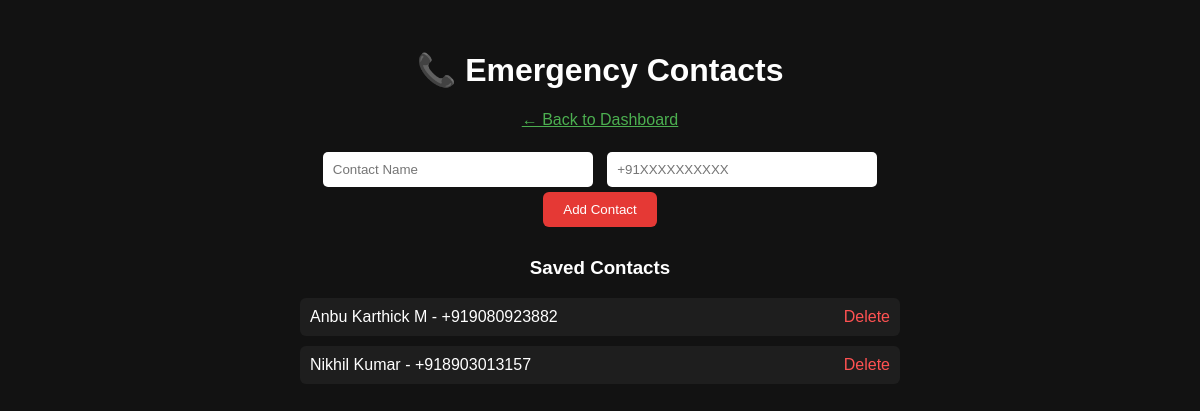
Screenshot of /contacts with the database file from the repository.
### tables this page shows
CREATE TABLE contacts (
    id INTEGER PRIMARY KEY AUTOINCREMENT,
    name TEXT,
    phone TEXT
);

### app.py (the view, shortened to what this page needs)
@app.route("/contacts", methods=["GET", "POST"])
def contacts():
    conn = sqlite3.connect("alerts.db")
    cursor = conn.cursor()
    cursor.execute("SELECT * FROM contacts")
    contacts = cursor.fetchall()
    conn.close()
    return render_template("contacts.html", contacts=contacts)

### templates/contacts.html (shortened to what this page needs)
<!DOCTYPE html>
<html>
<head>
</head>
<body>
<div class="container">
<h1>📞 Emergency Contacts</h1>
<a href="/admin" style="color:#4caf50;">← Back to Dashboard</a>
<br><br>
<form method="POST">
    <input type="text" name="name" placeholder="Contact Name" required>
    <input type="text" name="phone" placeholder="+91XXXXXXXXXX" required>
    <br>
    <button type="submit">Add Contact</button>
</form>
<h3 style="margin-top:30px;">Saved Contacts</h3>
{% if contacts %}
    {% for contact in contacts %}
        <div class="contact-card">
            <span>{{ contact[1] }} - {{ contact[2] }}</span>
            <a href="/delete_contact/{{ contact[0] }}"
               class="delete-btn"
               onclick="return confirm('Delete this contact?')">
               Delete
            </a>
        </div>
    {% endfor %}
{% else %}
    <p style="color:#bbb;">No contacts added yet.</p>
{% endif %}
</div>
</body>
</html>

### templates/contacts.html (style rules this page uses)
body { margin:0; background:#121212; color:white; font-family:Arial; padding:30px; text-align:center; }
.container { max-width:600px; margin:auto; }
input { padding:10px; margin:5px; width:90%; max-width:250px; border:none; border-radius:5px; }
button { padding:10px 20px; background:#e53935; color:white; border:none; border-radius:6px; cursor:pointer; }
.contact-card { background:#1e1e1e; padding:10px; margin-top:10px; border-radius:6px; display:flex; justify-content:space-between; align-items:center; }
.delete-btn { color:#ff5252; text-decoration:none; }

### rows the page displays
contacts: name "Anbu Karthick M", phone "+919080923882"
contacts: name "Nikhil Kumar", phone "+918903013157"
